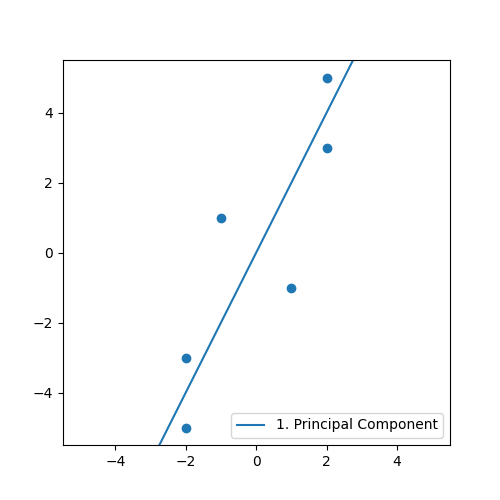

This chart was generated by the following Python code:
import matplotlib.pyplot as plt
from matplotlib.patches import Polygon
import math
import numpy as np

plt.figure(figsize=(5, 5))

X_points = np.array([-2, -2, -1, 1, 2, 2])
Y_points = np.array([-5, -3, 1, -1, 3, 5])

plt.scatter(X_points, Y_points)

plt.plot([-5, 5], [-10, 10], label='1. Principal Component')

plt.gca().set_xlim(-5.5, 5.5)
plt.gca().set_ylim(-5.5, 5.5)

plt.legend(loc='lower right')

plt.savefig('exercise_03_a.png')
